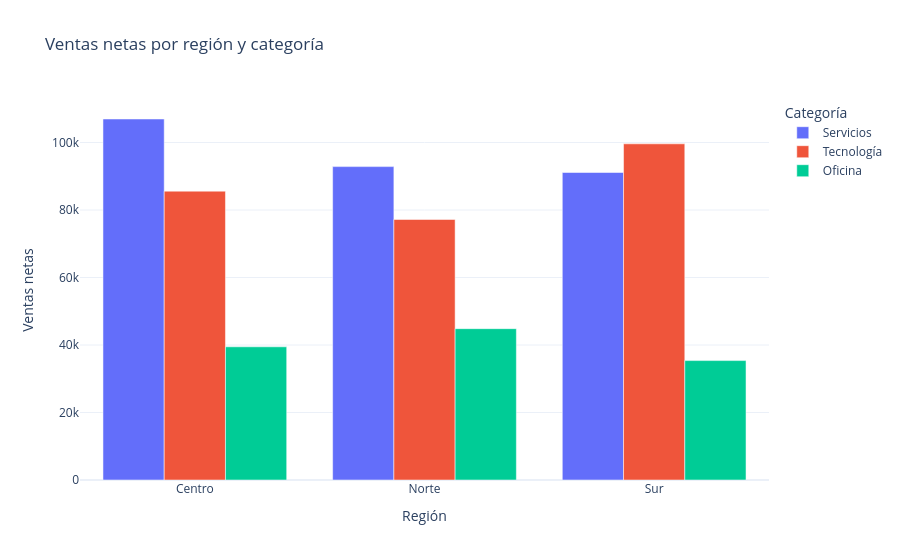

Notebook source saved alongside this figure:
### Code cell
# Se comparan regiones y categorías mediante una visualización de medidas agregadas.

fig = px.bar(
    region_category,
    x="region",
    y="net_sales",
    color="category",
    barmode="group",
    title="Ventas netas por región y categoría",
    labels={"region": "Región", "net_sales": "Ventas netas", "category": "Categoría"},
)
fig.update_layout(template="plotly_white")
fig.show()

### Figure 1 — Plotly figure (JSON) as saved in the notebook; plotly's stock layout.template omitted (floating-point values rounded to 4 significant figures)
{"data": [{"alignmentgroup": "True", "hovertemplate": "Categoría=Servicios<br>Región=%{x}<br>Ventas netas=%{y}<extra></extra>", "legendgroup": "Servicios", "marker": {"color": "#636efa", "pattern": {"shape": ""}}, "name": "Servicios", "offsetgroup": "Servicios", "orientation": "v", "showlegend": true, "textposition": "auto", "type": "bar", "x": ["Centro", "Norte", "Sur"], "xaxis": "x", "y": [106963, 92853, 91110.0], "yaxis": "y"}, {"alignmentgroup": "True", "hovertemplate": "Categoría=Tecnología<br>Región=%{x}<br>Ventas netas=%{y}<extra></extra>", "legendgroup": "Tecnología", "marker": {"color": "#EF553B", "pattern": {"shape": ""}}, "name": "Tecnología", "offsetgroup": "Tecnología", "orientation": "v", "showlegend": true, "textposition": "auto", "type": "bar", "x": ["Sur", "Centro", "Norte"], "xaxis": "x", "y": [99610.0, 85582, 77190.0], "yaxis": "y"}, {"alignmentgroup": "True", "hovertemplate": "Categoría=Oficina<br>Región=%{x}<br>Ventas netas=%{y}<extra></extra>", "legendgroup": "Oficina", "marker": {"color": "#00cc96", "pattern": {"shape": ""}}, "name": "Oficina", "offsetgroup": "Oficina", "orientation": "v", "showlegend": true, "textposition": "auto", "type": "bar", "x": ["Norte", "Centro", "Sur"], "xaxis": "x", "y": [44840.0, 39460.0, 35383], "yaxis": "y"}], "layout": {"barmode": "group", "legend": {"title": {"text": "Categoría"}, "tracegroupgap": 0}, "title": {"text": "Ventas netas por región y categoría"}, "xaxis": {"anchor": "y", "domain": [0, 1], "title": {"text": "Región"}}, "yaxis": {"anchor": "x", "domain": [0, 1], "title": {"text": "Ventas netas"}}}}
